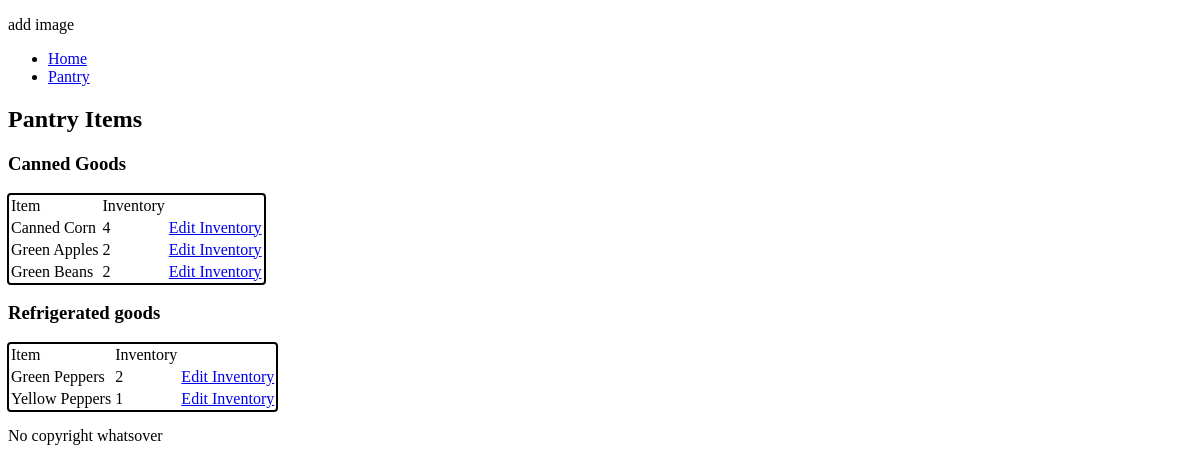
Page /api/pantry/ on the earlier database version.
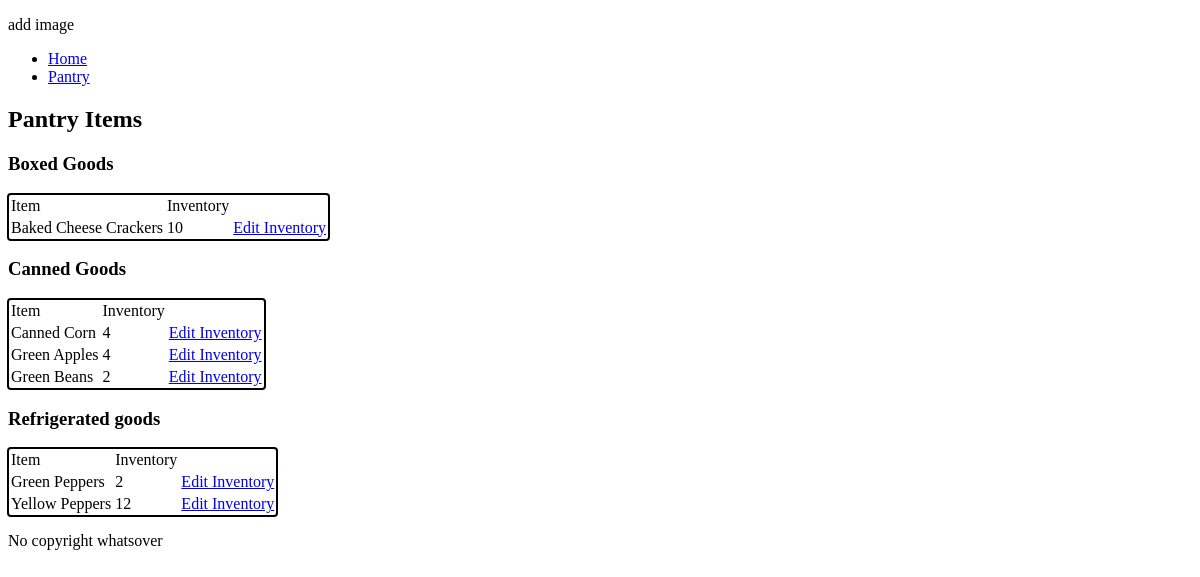
Same page on the later database version.
### Pantry/models.py (models this page shows, shortened)
class Category(models.Model):
    slug = models.SlugField()
    Title = models.CharField(max_length=255, db_index=True)
    class Meta:
        ordering = ['Title']

class Item(models.Model):
    Title = models.CharField(max_length=255)
    Inventory = models.IntegerField()
    Category = models.ForeignKey(Category, on_delete=models.PROTECT)
    class Meta:
        ordering = ['Category', 'Title']

### Pantry/views.py (the view)
# urls.py: path('pantry/', views.PantryView, name='pantry'),
def PantryView(request):
    category_data = Category.objects.all()
    main_data = {"category": category_data}
    return render(request, 'pantry.html', main_data)

### Pantry/templates/pantry.html
{% extends 'base.html' %}
{% load static %}
{% block content %}
<h2>Pantry Items</h2>
{% for table in category %}
<div class="table">
    <h3>{{table.Title}}</h3>
    <table>
        <tr>
            <td>Item</td>
            <td>Inventory</td>
        </tr>
        {% for item in table.item_set.all %}
        <tr>
            <td>{{item.Title}}</td>
            <td>{{item.Inventory}}</td>
            <td><a href="{% url 'edit_pantry' item.pk %}"> Edit Inventory</a></td>
        </tr>
        {% endfor %}
    </table>
</div>
{% endfor %}
{% endblock %}

Differences in the rows shown:
added Category: Title "Boxed Goods"
added Item: Title "Baked Cheese Crackers", Inventory "10", shown under "Boxed Goods"
changed Item "Green Apples": Inventory "2" → "4"
changed Item "Yellow Peppers": Inventory "1" → "12"
